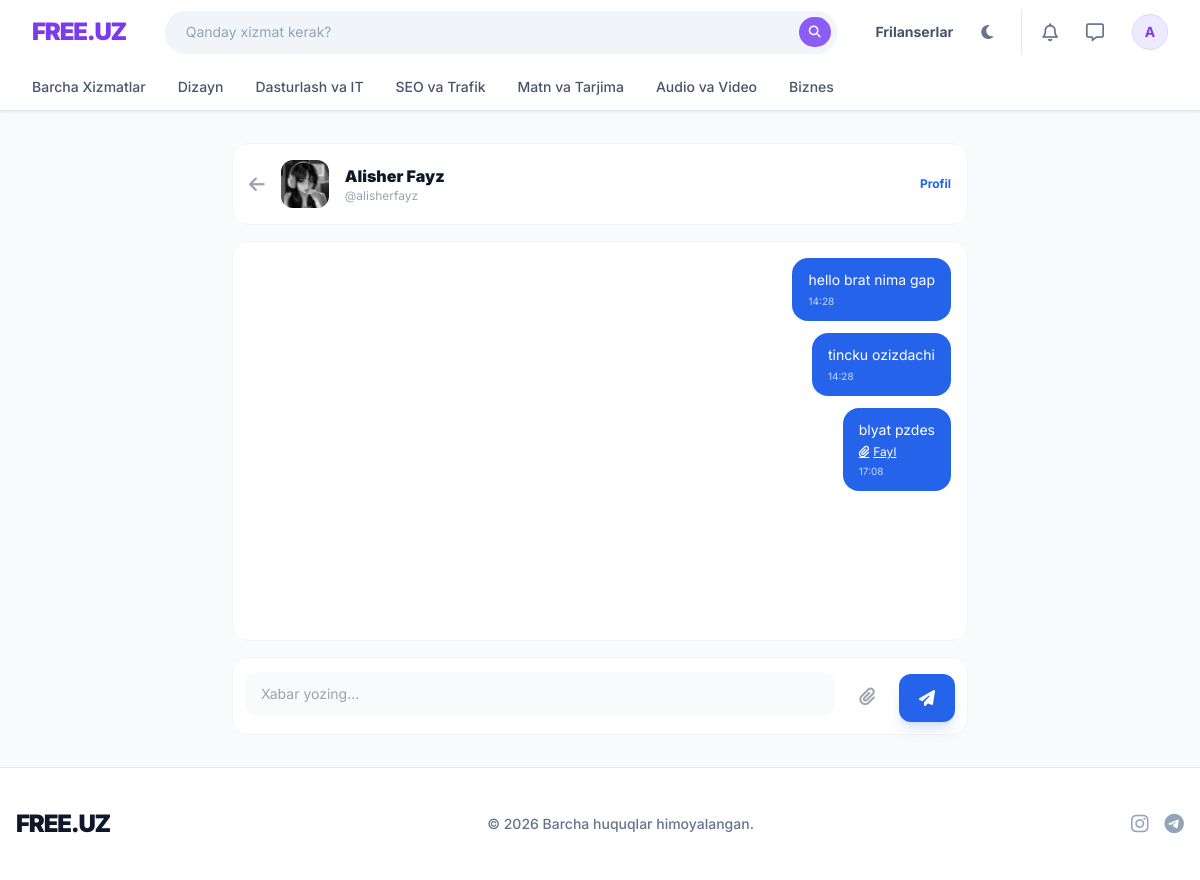
/chat/alisherfayz/ (signed in), run on an earlier commit of the app's database.
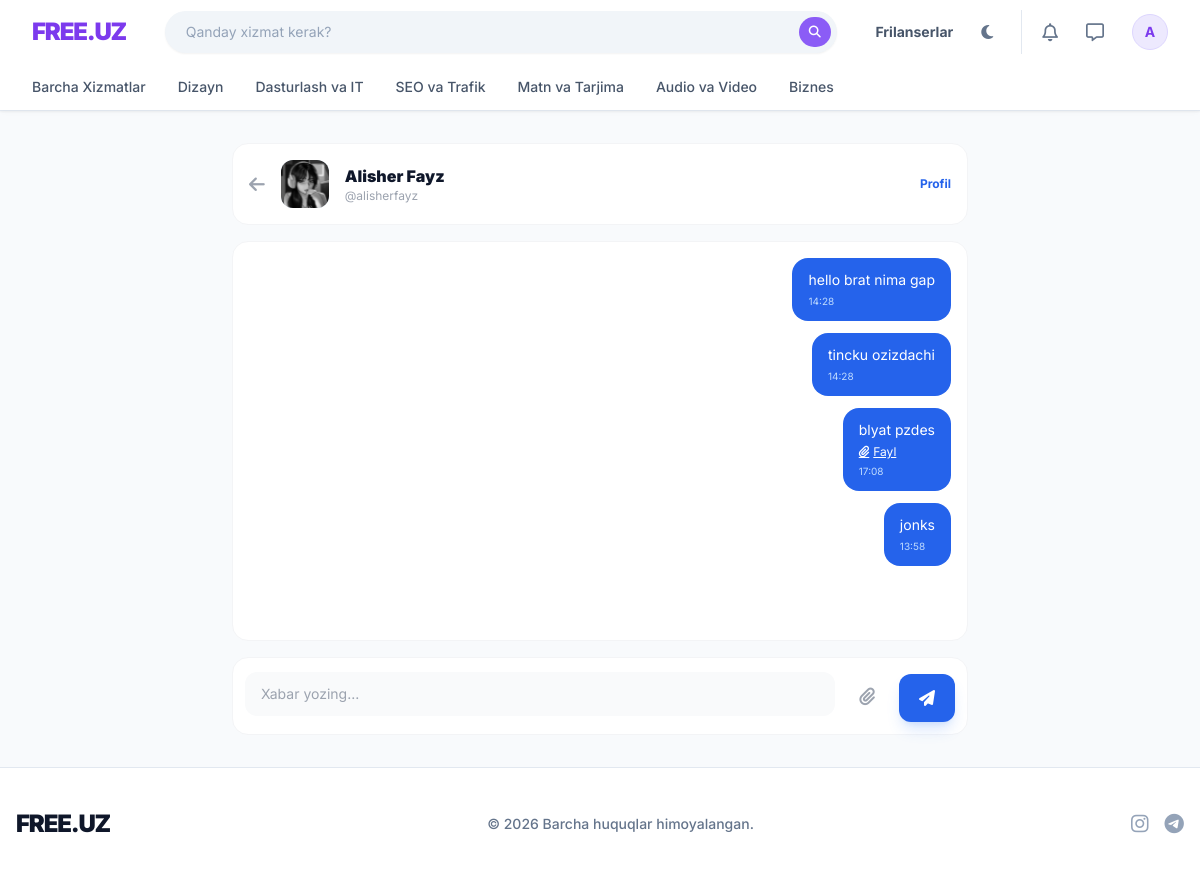
And on a later commit of the database.
### Client/models.py (models this page shows, shortened)
class Message(models.Model):
    room       = models.ForeignKey(ChatRoom, on_delete=models.CASCADE, related_name='messages')
    sender     = models.ForeignKey(User, on_delete=models.CASCADE, related_name='sent_messages')
    text       = models.TextField(max_length=3000, blank=True, null=True)
    file       = models.FileField(upload_to='chat_files/', blank=True, null=True)
    is_read    = models.BooleanField(default=False)
    created_at = models.DateTimeField(auto_now_add=True)
    class Meta:
        verbose_name = 'Xabar'
        verbose_name_plural = 'Xabarlar'
        ordering = ['created_at']

### Client/views.py (the view, shortened to what this page needs)
# urls.py: path('chat/<str:username>/',              views.DirectChatView.as_view(),       name='direct_chat'),
class DirectChatView(View):
    def get(self, request, username):
        if not request.user.is_authenticated:
            return redirect('client:login')
        other = get_object_or_404(User, username=username)
        if request.user == other:
            return redirect('client:dashboard')
        room = ChatRoom.get_or_create_direct(request.user, other)
        msgs = room.messages.order_by('created_at')
        room.messages.filter(is_read=False).exclude(sender=request.user).update(is_read=True)
        return render(request, 'chat/chat.html', {
            'room': room, 'msgs': msgs, 'form': MessageForm(), 'other_user': other
        })

### Client/forms.py (shortened to what this page needs)
class MessageForm(forms.Form):
    text = forms.CharField(
        required=False, label='',
        widget=forms.TextInput(attrs={'class': 'form-control', 'placeholder': 'Xabar yozing...'})
    )
    file = forms.FileField(
        required=False, label='',
        widget=forms.FileInput(attrs={'class': 'form-control'})
    )

### Client/models.py (called while the page is built)
    @classmethod
    def get_or_create_direct(cls, user1, user2):
        room = cls.objects.filter(
            participant1=user1, participant2=user2
        ).first() or cls.objects.filter(
            participant1=user2, participant2=user1
        ).first()
        if not room:
            room = cls.objects.create(participant1=user1, participant2=user2)
        return room

### templates/chat/chat.html (shortened to what this page needs)
{% extends 'base.html' %}
{% block content %}
<div class="py-8 max-w-3xl mx-auto px-4">
    <div class="bg-white dark:bg-gray-800 rounded-2xl border border-gray-100 dark:border-gray-700 p-4 mb-4 flex items-center gap-4">
        <a href="{% url 'client:chat_list' %}" class="text-gray-400 hover:text-blue-600 transition">
            <i class="fa-solid fa-arrow-left text-lg"></i>
        </a>
        <div class="w-12 h-12 rounded-xl bg-blue-100 dark:bg-gray-700 flex items-center justify-center text-lg font-bold text-blue-600 overflow-hidden">
            {% if other_user.avatar %}
                <img src="{{ other_user.avatar.url }}" class="w-full h-full object-cover">
            {% else %}
                {{ other_user.username|first|upper }}
            {% endif %}
        </div>
        <div>
            <h2 class="font-black">{{ other_user.get_full_name|default:other_user.username }}</h2>
            <p class="text-xs text-gray-400">@{{ other_user.username }}</p>
        </div>
        <a href="{% url 'client:profile_detail' other_user.username %}" class="ml-auto text-xs text-blue-600 font-bold hover:underline">
            Profil
        </a>
    </div>
    <div class="bg-white dark:bg-gray-800 rounded-2xl border border-gray-100 dark:border-gray-700 p-4 mb-4 min-h-[400px] max-h-[500px] overflow-y-auto flex flex-col gap-3" id="messages-box">
        {% for msg in msgs %}
            <div class="flex {% if msg.sender == user %}justify-end{% else %}justify-start{% endif %}">
                <div class="max-w-[70%] {% if msg.sender == user %}bg-blue-600 text-white{% else %}bg-gray-100 dark:bg-gray-700 text-gray-900 dark:text-white{% endif %} rounded-2xl px-4 py-3">
                    {% if msg.text %}
                        <p class="text-sm">{{ msg.text }}</p>
                    {% endif %}
                    {% if msg.file %}
                        <a href="{{ msg.file.url }}" target="_blank" class="text-xs underline flex items-center gap-1 mt-1">
                            <i class="fa-solid fa-paperclip"></i> Fayl
                        </a>
                    {% endif %}
                    <p class="text-[10px] mt-1 {% if msg.sender == user %}text-blue-200{% else %}text-gray-400{% endif %}">
                        {{ msg.created_at|date:"H:i" }}
                    </p>
                </div>
            </div>
        {% empty %}
            <div class="flex-1 flex items-center justify-center text-gray-400 italic text-sm">
                Hali xabar yo'q. Birinchi bo'lib yozing! 👋
            </div>
        {% endfor %}
    </div>
    <form method="post" enctype="multipart/form-data" class="bg-white dark:bg-gray-800 rounded-2xl border border-gray-100 dark:border-gray-700 p-3 flex gap-3 items-end">
        <div class="flex-1">
            <textarea name="text" rows="1" placeholder="Xabar yozing..."
                class="w-full px-4 py-3 rounded-xl bg-gray-50 dark:bg-gray-900 dark:text-white border-none outline-none resize-none focus:ring-2 focus:ring-blue-500 transition text-sm"
                oninput="this.style.height='auto';this.style.height=this.scrollHeight+'px'"></textarea>
        </div>
        <label class="cursor-pointer p-3 text-gray-400 hover:text-blue-600 transition">
            <i class="fa-solid fa-paperclip text-lg"></i>
        </label>
        <button type="submit" class="bg-blue-600 hover:bg-blue-700 text-white px-5 py-3 rounded-xl font-bold transition shadow-lg shadow-blue-500/20">
            <i class="fa-solid fa-paper-plane"></i>
        </button>
    </form>
</div>
{% endblock %}

What changed in the data, as far as the page shows it:
added Message: text "jonks", created_at "13:58"
